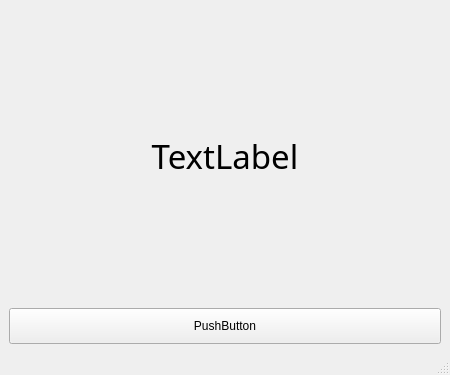
<?xml version="1.0" encoding="UTF-8"?>
<ui version="4.0">
 <class>MainWindow</class>
 <widget class="QMainWindow" name="MainWindow">
  <property name="geometry">
   <rect>
    <x>0</x>
    <y>0</y>
    <width>450</width>
    <height>375</height>
   </rect>
  </property>
  <property name="windowTitle">
   <string>MainWindow</string>
  </property>
  <widget class="QWidget" name="centralwidget">
   <layout class="QVBoxLayout" name="verticalLayout">
    <item>
     <widget class="QLabel" name="label">
      <property name="font">
       <font>
        <family>CPMono</family>
        <pointsize>25</pointsize>
       </font>
      </property>
      <property name="text">
       <string>TextLabel</string>
      </property>
      <property name="alignment">
       <set>Qt::AlignCenter</set>
      </property>
     </widget>
    </item>
    <item>
     <widget class="QPushButton" name="pushButton">
      <property name="minimumSize">
       <size>
        <width>0</width>
        <height>36</height>
       </size>
      </property>
      <property name="text">
       <string>PushButton</string>
      </property>
     </widget>
    </item>
   </layout>
  </widget>
  <widget class="QMenuBar" name="menubar">
   <property name="geometry">
    <rect>
     <x>0</x>
     <y>0</y>
     <width>450</width>
     <height>21</height>
    </rect>
   </property>
  </widget>
  <widget class="QStatusBar" name="statusbar"/>
 </widget>
 <resources/>
 <connections/>
</ui>
